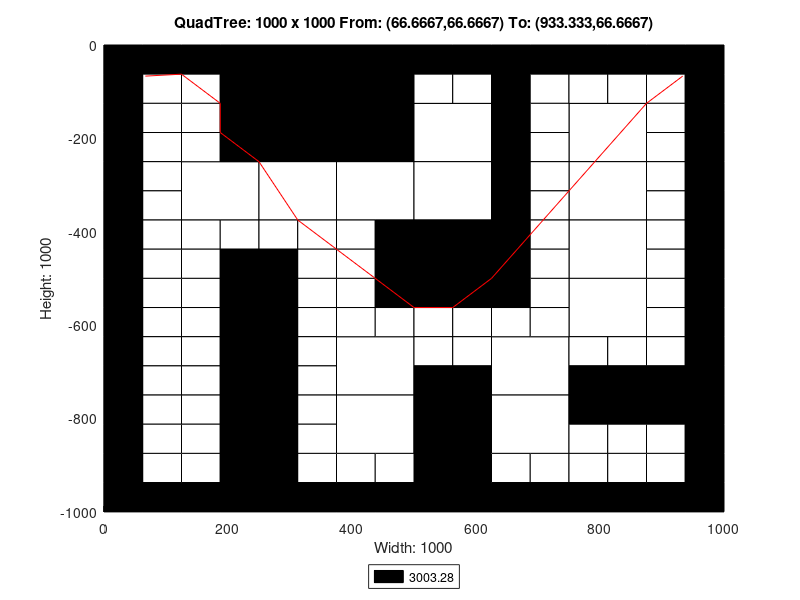

MATLAB code for this plot:
axis([0 1000 -1000 0]);
title('QuadTree: 1000 x 1000 From: (66.6667,66.6667) To: (933.333,66.6667)');
xlabel('Width: 1000');
ylabel('Height: 1000');
rectangle('Position',[250 -250 250 250], 'FaceColor',[0 0 0]);
rectangle('Position',[125 -375 125 125], 'FaceColor',[1 1 1]);
rectangle('Position',[250 -375 125 125], 'FaceColor',[1 1 1]);
rectangle('Position',[375 -375 125 125], 'FaceColor',[1 1 1]);
rectangle('Position',[500 -250 125 125], 'FaceColor',[1 1 1]);
rectangle('Position',[750 -250 125 125], 'FaceColor',[1 1 1]);
rectangle('Position',[500 -375 125 125], 'FaceColor',[1 1 1]);
rectangle('Position',[500 -500 125 125], 'FaceColor',[0 0 0]);
rectangle('Position',[750 -375 125 125], 'FaceColor',[1 1 1]);
rectangle('Position',[750 -500 125 125], 'FaceColor',[1 1 1]);
rectangle('Position',[375 -750 125 125], 'FaceColor',[1 1 1]);
rectangle('Position',[375 -875 125 125], 'FaceColor',[1 1 1]);
rectangle('Position',[625 -750 125 125], 'FaceColor',[1 1 1]);
rectangle('Position',[750 -625 125 125], 'FaceColor',[1 1 1]);
rectangle('Position',[500 -875 125 125], 'FaceColor',[0 0 0]);
rectangle('Position',[625 -875 125 125], 'FaceColor',[1 1 1]);
rectangle('Position',[500 -1000 125 125], 'FaceColor',[0 0 0]);
rectangle('Position',[0 -62.5 62.5 62.5], 'FaceColor',[0 0 0]);
rectangle('Position',[62.5 -62.5 62.5 62.5], 'FaceColor',[0 0 0]);
rectangle('Position',[0 -125 62.5 62.5], 'FaceColor',[0 0 0]);
rectangle('Position',[62.5 -125 62.5 62.5], 'FaceColor',[1 1 1]);
rectangle('Position',[125 -62.5 62.5 62.5], 'FaceColor',[0 0 0]);
rectangle('Position',[187.5 -62.5 62.5 62.5], 'FaceColor',[0 0 0]);
rectangle('Position',[125 -125 62.5 62.5], 'FaceColor',[1 1 1]);
rectangle('Position',[187.5 -125 62.5 62.5], 'FaceColor',[0 0 0]);
rectangle('Position',[0 -187.5 62.5 62.5], 'FaceColor',[0 0 0]);
rectangle('Position',[62.5 -187.5 62.5 62.5], 'FaceColor',[1 1 1]);
rectangle('Position',[0 -250 62.5 62.5], 'FaceColor',[0 0 0]);
rectangle('Position',[62.5 -250 62.5 62.5], 'FaceColor',[1 1 1]);
rectangle('Position',[125 -187.5 62.5 62.5], 'FaceColor',[1 1 1]);
rectangle('Position',[187.5 -187.5 62.5 62.5], 'FaceColor',[0 0 0]);
rectangle('Position',[125 -250 62.5 62.5], 'FaceColor',[1 1 1]);
rectangle('Position',[187.5 -250 62.5 62.5], 'FaceColor',[0 0 0]);
rectangle('Position',[0 -312.5 62.5 62.5], 'FaceColor',[0 0 0]);
rectangle('Position',[62.5 -312.5 62.5 62.5], 'FaceColor',[1 1 1]);
rectangle('Position',[0 -375 62.5 62.5], 'FaceColor',[0 0 0]);
rectangle('Position',[62.5 -375 62.5 62.5], 'FaceColor',[1 1 1]);
rectangle('Position',[0 -437.5 62.5 62.5], 'FaceColor',[0 0 0]);
rectangle('Position',[62.5 -437.5 62.5 62.5], 'FaceColor',[1 1 1]);
rectangle('Position',[0 -500 62.5 62.5], 'FaceColor',[0 0 0]);
rectangle('Position',[62.5 -500 62.5 62.5], 'FaceColor',[1 1 1]);
rectangle('Position',[125 -437.5 62.5 62.5], 'FaceColor',[1 1 1]);
rectangle('Position',[187.5 -437.5 62.5 62.5], 'FaceColor',[1 1 1]);
rectangle('Position',[125 -500 62.5 62.5], 'FaceColor',[1 1 1]);
rectangle('Position',[187.5 -500 62.5 62.5], 'FaceColor',[0 0 0]);
rectangle('Position',[250 -437.5 62.5 62.5], 'FaceColor',[1 1 1]);
rectangle('Position',[312.5 -437.5 62.5 62.5], 'FaceColor',[1 1 1]);
rectangle('Position',[250 -500 62.5 62.5], 'FaceColor',[0 0 0]);
rectangle('Position',[312.5 -500 62.5 62.5], 'FaceColor',[1 1 1]);
rectangle('Position',[375 -437.5 62.5 62.5], 'FaceColor',[1 1 1]);
rectangle('Position',[437.5 -437.5 62.5 62.5], 'FaceColor',[0 0 0]);
rectangle('Position',[375 -500 62.5 62.5], 'FaceColor',[1 1 1]);
rectangle('Position',[437.5 -500 62.5 62.5], 'FaceColor',[0 0 0]);
rectangle('Position',[500 -62.5 62.5 62.5], 'FaceColor',[0 0 0]);
rectangle('Position',[562.5 -62.5 62.5 62.5], 'FaceColor',[0 0 0]);
rectangle('Position',[500 -125 62.5 62.5], 'FaceColor',[1 1 1]);
rectangle('Position',[562.5 -125 62.5 62.5], 'FaceColor',[1 1 1]);
rectangle('Position',[625 -62.5 62.5 62.5], 'FaceColor',[0 0 0]);
rectangle('Position',[687.5 -62.5 62.5 62.5], 'FaceColor',[0 0 0]);
rectangle('Position',[625 -125 62.5 62.5], 'FaceColor',[0 0 0]);
rectangle('Position',[687.5 -125 62.5 62.5], 'FaceColor',[1 1 1]);
rectangle('Position',[625 -187.5 62.5 62.5], 'FaceColor',[0 0 0]);
rectangle('Position',[687.5 -187.5 62.5 62.5], 'FaceColor',[1 1 1]);
rectangle('Position',[625 -250 62.5 62.5], 'FaceColor',[0 0 0]);
rectangle('Position',[687.5 -250 62.5 62.5], 'FaceColor',[1 1 1]);
rectangle('Position',[750 -62.5 62.5 62.5], 'FaceColor',[0 0 0]);
rectangle('Position',[812.5 -62.5 62.5 62.5], 'FaceColor',[0 0 0]);
rectangle('Position',[750 -125 62.5 62.5], 'FaceColor',[1 1 1]);
rectangle('Position',[812.5 -125 62.5 62.5], 'FaceColor',[1 1 1]);
rectangle('Position',[875 -62.5 62.5 62.5], 'FaceColor',[0 0 0]);
rectangle('Position',[937.5 -62.5 62.5 62.5], 'FaceColor',[0 0 0]);
rectangle('Position',[875 -125 62.5 62.5], 'FaceColor',[1 1 1]);
rectangle('Position',[937.5 -125 62.5 62.5], 'FaceColor',[0 0 0]);
rectangle('Position',[875 -187.5 62.5 62.5], 'FaceColor',[1 1 1]);
rectangle('Position',[937.5 -187.5 62.5 62.5], 'FaceColor',[0 0 0]);
rectangle('Position',[875 -250 62.5 62.5], 'FaceColor',[1 1 1]);
rectangle('Position',[937.5 -250 62.5 62.5], 'FaceColor',[0 0 0]);
rectangle('Position',[625 -312.5 62.5 62.5], 'FaceColor',[0 0 0]);
rectangle('Position',[687.5 -312.5 62.5 62.5], 'FaceColor',[1 1 1]);
rectangle('Position',[625 -375 62.5 62.5], 'FaceColor',[0 0 0]);
rectangle('Position',[687.5 -375 62.5 62.5], 'FaceColor',[1 1 1]);
rectangle('Position',[625 -437.5 62.5 62.5], 'FaceColor',[0 0 0]);
rectangle('Position',[687.5 -437.5 62.5 62.5], 'FaceColor',[1 1 1]);
rectangle('Position',[625 -500 62.5 62.5], 'FaceColor',[0 0 0]);
rectangle('Position',[687.5 -500 62.5 62.5], 'FaceColor',[1 1 1]);
rectangle('Position',[875 -312.5 62.5 62.5], 'FaceColor',[1 1 1]);
rectangle('Position',[937.5 -312.5 62.5 62.5], 'FaceColor',[0 0 0]);
rectangle('Position',[875 -375 62.5 62.5], 'FaceColor',[1 1 1]);
rectangle('Position',[937.5 -375 62.5 62.5], 'FaceColor',[0 0 0]);
rectangle('Position',[875 -437.5 62.5 62.5], 'FaceColor',[1 1 1]);
rectangle('Position',[937.5 -437.5 62.5 62.5], 'FaceColor',[0 0 0]);
rectangle('Position',[875 -500 62.5 62.5], 'FaceColor',[1 1 1]);
rectangle('Position',[937.5 -500 62.5 62.5], 'FaceColor',[0 0 0]);
rectangle('Position',[0 -562.5 62.5 62.5], 'FaceColor',[0 0 0]);
rectangle('Position',[62.5 -562.5 62.5 62.5], 'FaceColor',[1 1 1]);
rectangle('Position',[0 -625 62.5 62.5], 'FaceColor',[0 0 0]);
rectangle('Position',[62.5 -625 62.5 62.5], 'FaceColor',[1 1 1]);
rectangle('Position',[125 -562.5 62.5 62.5], 'FaceColor',[1 1 1]);
rectangle('Position',[187.5 -562.5 62.5 62.5], 'FaceColor',[0 0 0]);
rectangle('Position',[125 -625 62.5 62.5], 'FaceColor',[1 1 1]);
rectangle('Position',[187.5 -625 62.5 62.5], 'FaceColor',[0 0 0]);
rectangle('Position',[0 -687.5 62.5 62.5], 'FaceColor',[0 0 0]);
rectangle('Position',[62.5 -687.5 62.5 62.5], 'FaceColor',[1 1 1]);
rectangle('Position',[0 -750 62.5 62.5], 'FaceColor',[0 0 0]);
rectangle('Position',[62.5 -750 62.5 62.5], 'FaceColor',[1 1 1]);
rectangle('Position',[125 -687.5 62.5 62.5], 'FaceColor',[1 1 1]);
rectangle('Position',[187.5 -687.5 62.5 62.5], 'FaceColor',[0 0 0]);
rectangle('Position',[125 -750 62.5 62.5], 'FaceColor',[1 1 1]);
rectangle('Position',[187.5 -750 62.5 62.5], 'FaceColor',[0 0 0]);
rectangle('Position',[250 -562.5 62.5 62.5], 'FaceColor',[0 0 0]);
rectangle('Position',[312.5 -562.5 62.5 62.5], 'FaceColor',[1 1 1]);
rectangle('Position',[250 -625 62.5 62.5], 'FaceColor',[0 0 0]);
rectangle('Position',[312.5 -625 62.5 62.5], 'FaceColor',[1 1 1]);
rectangle('Position',[375 -562.5 62.5 62.5], 'FaceColor',[1 1 1]);
rectangle('Position',[437.5 -562.5 62.5 62.5], 'FaceColor',[0 0 0]);
rectangle('Position',[375 -625 62.5 62.5], 'FaceColor',[1 1 1]);
rectangle('Position',[437.5 -625 62.5 62.5], 'FaceColor',[1 1 1]);
rectangle('Position',[250 -687.5 62.5 62.5], 'FaceColor',[0 0 0]);
rectangle('Position',[312.5 -687.5 62.5 62.5], 'FaceColor',[1 1 1]);
rectangle('Position',[250 -750 62.5 62.5], 'FaceColor',[0 0 0]);
rectangle('Position',[312.5 -750 62.5 62.5], 'FaceColor',[1 1 1]);
rectangle('Position',[0 -812.5 62.5 62.5], 'FaceColor',[0 0 0]);
rectangle('Position',[62.5 -812.5 62.5 62.5], 'FaceColor',[1 1 1]);
rectangle('Position',[0 -875 62.5 62.5], 'FaceColor',[0 0 0]);
rectangle('Position',[62.5 -875 62.5 62.5], 'FaceColor',[1 1 1]);
rectangle('Position',[125 -812.5 62.5 62.5], 'FaceColor',[1 1 1]);
rectangle('Position',[187.5 -812.5 62.5 62.5], 'FaceColor',[0 0 0]);
rectangle('Position',[125 -875 62.5 62.5], 'FaceColor',[1 1 1]);
rectangle('Position',[187.5 -875 62.5 62.5], 'FaceColor',[0 0 0]);
rectangle('Position',[0 -937.5 62.5 62.5], 'FaceColor',[0 0 0]);
rectangle('Position',[62.5 -937.5 62.5 62.5], 'FaceColor',[1 1 1]);
rectangle('Position',[0 -1000 62.5 62.5], 'FaceColor',[0 0 0]);
rectangle('Position',[62.5 -1000 62.5 62.5], 'FaceColor',[0 0 0]);
rectangle('Position',[125 -937.5 62.5 62.5], 'FaceColor',[1 1 1]);
rectangle('Position',[187.5 -937.5 62.5 62.5], 'FaceColor',[0 0 0]);
rectangle('Position',[125 -1000 62.5 62.5], 'FaceColor',[0 0 0]);
rectangle('Position',[187.5 -1000 62.5 62.5], 'FaceColor',[0 0 0]);
rectangle('Position',[250 -812.5 62.5 62.5], 'FaceColor',[0 0 0]);
rectangle('Position',[312.5 -812.5 62.5 62.5], 'FaceColor',[1 1 1]);
rectangle('Position',[250 -875 62.5 62.5], 'FaceColor',[0 0 0]);
rectangle('Position',[312.5 -875 62.5 62.5], 'FaceColor',[1 1 1]);
rectangle('Position',[250 -937.5 62.5 62.5], 'FaceColor',[0 0 0]);
rectangle('Position',[312.5 -937.5 62.5 62.5], 'FaceColor',[1 1 1]);
rectangle('Position',[250 -1000 62.5 62.5], 'FaceColor',[0 0 0]);
rectangle('Position',[312.5 -1000 62.5 62.5], 'FaceColor',[0 0 0]);
rectangle('Position',[375 -937.5 62.5 62.5], 'FaceColor',[1 1 1]);
rectangle('Position',[437.5 -937.5 62.5 62.5], 'FaceColor',[1 1 1]);
rectangle('Position',[375 -1000 62.5 62.5], 'FaceColor',[0 0 0]);
rectangle('Position',[437.5 -1000 62.5 62.5], 'FaceColor',[0 0 0]);
rectangle('Position',[500 -562.5 62.5 62.5], 'FaceColor',[0 0 0]);
rectangle('Position',[562.5 -562.5 62.5 62.5], 'FaceColor',[0 0 0]);
rectangle('Position',[500 -625 62.5 62.5], 'FaceColor',[1 1 1]);
rectangle('Position',[562.5 -625 62.5 62.5], 'FaceColor',[1 1 1]);
rectangle('Position',[625 -562.5 62.5 62.5], 'FaceColor',[0 0 0]);
rectangle('Position',[687.5 -562.5 62.5 62.5], 'FaceColor',[1 1 1]);
rectangle('Position',[625 -625 62.5 62.5], 'FaceColor',[1 1 1]);
rectangle('Position',[687.5 -625 62.5 62.5], 'FaceColor',[1 1 1]);
rectangle('Position',[500 -687.5 62.5 62.5], 'FaceColor',[1 1 1]);
rectangle('Position',[562.5 -687.5 62.5 62.5], 'FaceColor',[1 1 1]);
rectangle('Position',[500 -750 62.5 62.5], 'FaceColor',[0 0 0]);
rectangle('Position',[562.5 -750 62.5 62.5], 'FaceColor',[0 0 0]);
rectangle('Position',[875 -562.5 62.5 62.5], 'FaceColor',[1 1 1]);
rectangle('Position',[937.5 -562.5 62.5 62.5], 'FaceColor',[0 0 0]);
rectangle('Position',[875 -625 62.5 62.5], 'FaceColor',[1 1 1]);
rectangle('Position',[937.5 -625 62.5 62.5], 'FaceColor',[0 0 0]);
rectangle('Position',[750 -687.5 62.5 62.5], 'FaceColor',[1 1 1]);
rectangle('Position',[812.5 -687.5 62.5 62.5], 'FaceColor',[1 1 1]);
rectangle('Position',[750 -750 62.5 62.5], 'FaceColor',[0 0 0]);
rectangle('Position',[812.5 -750 62.5 62.5], 'FaceColor',[0 0 0]);
rectangle('Position',[875 -687.5 62.5 62.5], 'FaceColor',[1 1 1]);
rectangle('Position',[937.5 -687.5 62.5 62.5], 'FaceColor',[0 0 0]);
rectangle('Position',[875 -750 62.5 62.5], 'FaceColor',[0 0 0]);
rectangle('Position',[937.5 -750 62.5 62.5], 'FaceColor',[0 0 0]);
rectangle('Position',[625 -937.5 62.5 62.5], 'FaceColor',[1 1 1]);
rectangle('Position',[687.5 -937.5 62.5 62.5], 'FaceColor',[1 1 1]);
rectangle('Position',[625 -1000 62.5 62.5], 'FaceColor',[0 0 0]);
rectangle('Position',[687.5 -1000 62.5 62.5], 'FaceColor',[0 0 0]);
rectangle('Position',[750 -812.5 62.5 62.5], 'FaceColor',[0 0 0]);
rectangle('Position',[812.5 -812.5 62.5 62.5], 'FaceColor',[0 0 0]);
rectangle('Position',[750 -875 62.5 62.5], 'FaceColor',[1 1 1]);
rectangle('Position',[812.5 -875 62.5 62.5], 'FaceColor',[1 1 1]);
rectangle('Position',[875 -812.5 62.5 62.5], 'FaceColor',[0 0 0]);
rectangle('Position',[937.5 -812.5 62.5 62.5], 'FaceColor',[0 0 0]);
rectangle('Position',[875 -875 62.5 62.5], 'FaceColor',[1 1 1]);
rectangle('Position',[937.5 -875 62.5 62.5], 'FaceColor',[0 0 0]);
rectangle('Position',[750 -937.5 62.5 62.5], 'FaceColor',[1 1 1]);
rectangle('Position',[812.5 -937.5 62.5 62.5], 'FaceColor',[1 1 1]);
rectangle('Position',[750 -1000 62.5 62.5], 'FaceColor',[0 0 0]);
rectangle('Position',[812.5 -1000 62.5 62.5], 'FaceColor',[0 0 0]);
rectangle('Position',[875 -937.5 62.5 62.5], 'FaceColor',[1 1 1]);
rectangle('Position',[937.5 -937.5 62.5 62.5], 'FaceColor',[0 0 0]);
rectangle('Position',[875 -1000 62.5 62.5], 'FaceColor',[0 0 0]);
rectangle('Position',[937.5 -1000 62.5 62.5], 'FaceColor',[0 0 0]);
X=[933.333,933.333,875,750,750,625,625,562.5,500,500,500,437.5,375,312.5,250,187.5,187.5,125,66.6667];
Y=[-66.6667,-66.6667,-125,-312.5,-312.5,-500,-500,-562.5,-562.5,-562.5,-562.5,-500,-437.5,-375,-250,-187.5,-125,-62.5,-66.6667];
hold on;
plot(X,Y,'r');
legend('3003.28','Location','southoutside');
